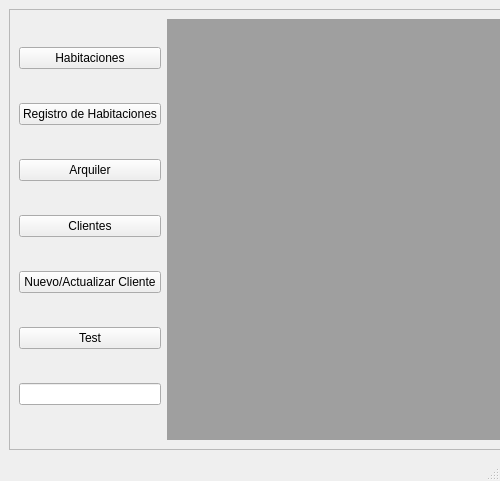
<?xml version="1.0" encoding="UTF-8"?>
<ui version="4.0">
 <class>MainWindow</class>
 <widget class="QMainWindow" name="MainWindow">
  <property name="geometry">
   <rect>
    <x>0</x>
    <y>0</y>
    <width>500</width>
    <height>481</height>
   </rect>
  </property>
  <property name="sizePolicy">
   <sizepolicy hsizetype="Preferred" vsizetype="Expanding">
    <horstretch>0</horstretch>
    <verstretch>0</verstretch>
   </sizepolicy>
  </property>
  <property name="minimumSize">
   <size>
    <width>500</width>
    <height>481</height>
   </size>
  </property>
  <property name="windowTitle">
   <string>MainWindow</string>
  </property>
  <widget class="QWidget" name="centralwidget">
   <property name="sizePolicy">
    <sizepolicy hsizetype="Minimum" vsizetype="Minimum">
     <horstretch>0</horstretch>
     <verstretch>0</verstretch>
    </sizepolicy>
   </property>
   <layout class="QVBoxLayout" name="verticalLayout">
    <property name="sizeConstraint">
     <enum>QLayout::SetMinimumSize</enum>
    </property>
    <item>
     <widget class="QFrame" name="frame">
      <property name="sizePolicy">
       <sizepolicy hsizetype="Minimum" vsizetype="Minimum">
        <horstretch>0</horstretch>
        <verstretch>0</verstretch>
       </sizepolicy>
      </property>
      <property name="minimumSize">
       <size>
        <width>400</width>
        <height>400</height>
       </size>
      </property>
      <property name="frameShape">
       <enum>QFrame::StyledPanel</enum>
      </property>
      <property name="frameShadow">
       <enum>QFrame::Raised</enum>
      </property>
      <layout class="QHBoxLayout" name="horizontalLayout_2">
       <property name="sizeConstraint">
        <enum>QLayout::SetMinimumSize</enum>
       </property>
       <item>
        <layout class="QVBoxLayout" name="verticalLayout_6">
         <property name="sizeConstraint">
          <enum>QLayout::SetMinimumSize</enum>
         </property>
         <item>
          <widget class="QPushButton" name="btnHab_3">
           <property name="text">
            <string>Habitaciones</string>
           </property>
          </widget>
         </item>
         <item>
          <widget class="QPushButton" name="btnHabReg_3">
           <property name="text">
            <string>Registro de Habitaciones</string>
           </property>
          </widget>
         </item>
         <item>
          <widget class="QPushButton" name="btnArq_3">
           <property name="text">
            <string>Arquiler</string>
           </property>
          </widget>
         </item>
         <item>
          <widget class="QPushButton" name="btnClient_3">
           <property name="text">
            <string>Clientes</string>
           </property>
          </widget>
         </item>
         <item>
          <widget class="QPushButton" name="btnNewUpdateClient_3">
           <property name="text">
            <string>Nuevo/Actualizar Cliente</string>
           </property>
          </widget>
         </item>
         <item>
          <widget class="QPushButton" name="btnTest_3">
           <property name="text">
            <string>Test</string>
           </property>
          </widget>
         </item>
         <item>
          <widget class="QLineEdit" name="lineTest_3"/>
         </item>
        </layout>
       </item>
       <item>
        <widget class="QMdiArea" name="mdiArea">
         <property name="sizePolicy">
          <sizepolicy hsizetype="Preferred" vsizetype="Preferred">
           <horstretch>0</horstretch>
           <verstretch>0</verstretch>
          </sizepolicy>
         </property>
         <property name="minimumSize">
          <size>
           <width>400</width>
           <height>400</height>
          </size>
         </property>
        </widget>
       </item>
      </layout>
     </widget>
    </item>
   </layout>
  </widget>
  <widget class="QMenuBar" name="menubar">
   <property name="geometry">
    <rect>
     <x>0</x>
     <y>0</y>
     <width>500</width>
     <height>22</height>
    </rect>
   </property>
  </widget>
  <widget class="QStatusBar" name="statusbar"/>
 </widget>
 <resources/>
 <connections/>
</ui>
